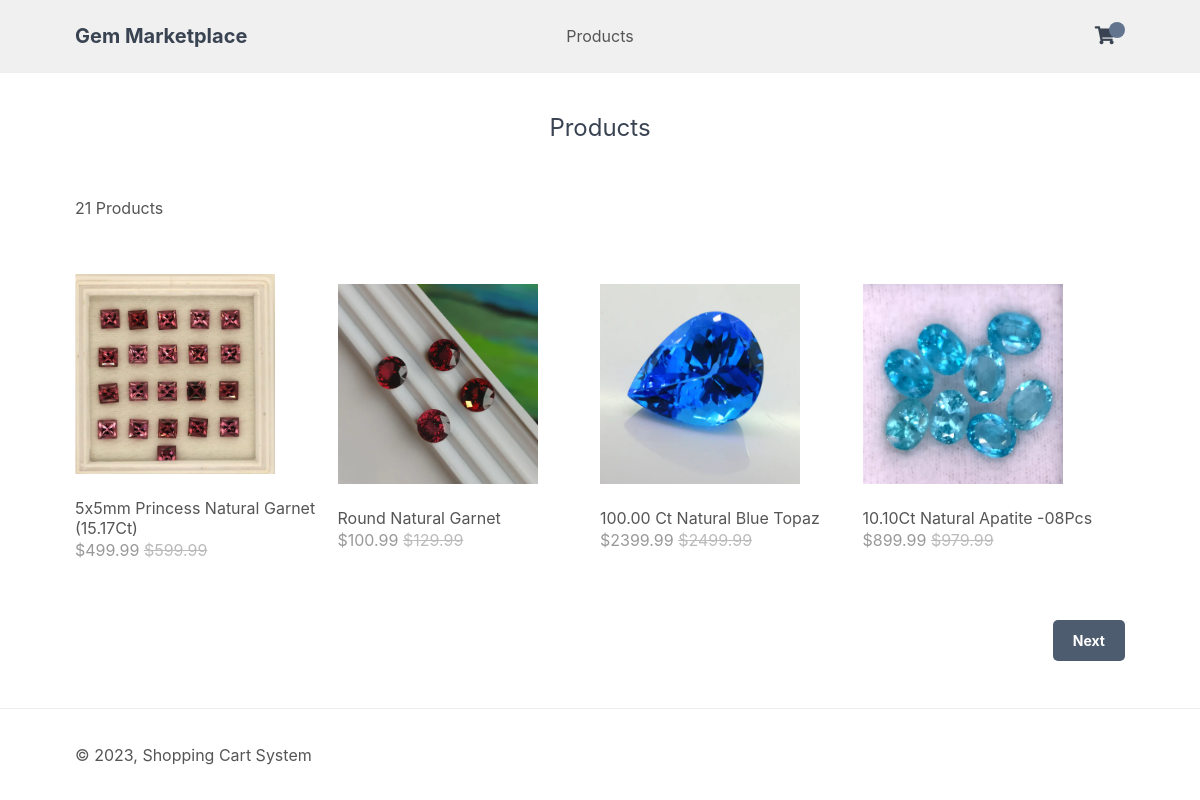
The app's page /cart/index.php?page=products (signed in) with its own data.
### tables this page shows
CREATE TABLE `products` (
  `id` int(11) NOT NULL,
  `name` varchar(200) NOT NULL,
  `desc` text NOT NULL,
  `price` decimal(7,2) NOT NULL,
  `rrp` decimal(7,2) NOT NULL DEFAULT '0.00',
  `quantity` int(11) NOT NULL,
  `img` text NOT NULL,
  `date_added` datetime NOT NULL DEFAULT CURRENT_TIMESTAMP
);

### www/cart/index.php (called while the page is built, shortened)
<?php
include 'functions.php';
$page = isset($_GET['page']) && file_exists($_GET['page'] . '.php') ? $_GET['page'] : 'home';
include $page . '.php';
?>

### www/cart/products.php (the view, shortened to what this page needs)
<?php
$num_products_on_each_page = 4;
$current_page = isset($_GET['p']) && is_numeric($_GET['p']) ? (int)$_GET['p'] : 1;
$mysqli = new mysqli('db', 'gem', 'gem', 'gemshop');
$offset = ($current_page - 1) * $num_products_on_each_page;
$query = "SELECT * FROM products ORDER BY date_added DESC LIMIT $offset, $num_products_on_each_page";
$result = $mysqli->query($query);
if ($result) {
    $products = $result->fetch_all(MYSQLI_ASSOC);
} else {
    echo "Error: " . $mysqli->error;
}
$total_products = $mysqli->query('SELECT * FROM products')->num_rows;
?>
<?=template_header('Products')?>
<div class="products content-wrapper">
    <h1>Products</h1>
    <p><?=$total_products?> Products</p>
    <div class="products-wrapper">
        <?php foreach ($products as $product): ?>
        <a href="index.php?page=product&id=<?=$product['id']?>" class="product">
            <img src="imgs/<?=$product['img']?>" width="200" height="200" alt="<?=$product['name']?>">
            <span class="name"><?=$product['name']?></span>
            <span class="price">
                &dollar;<?=$product['price']?>
                <?php if ($product['rrp'] > 0): ?>
                <span class="rrp">&dollar;<?=$product['rrp']?></span>
                <?php endif; ?>
            </span>
        </a>
        <?php endforeach; ?>
    </div>
    <div class="buttons">
        <?php if ($total_products > ($current_page * $num_products_on_each_page) - $num_products_on_each_page + count($products)): ?>
        <a href="index.php?page=products&p=<?=$current_page+1?>">Next</a>
        <?php endif; ?>
    </div>
</div>
<?=template_footer()?>

### www/cart/style.css (style rules this page uses)
* { box-sizing: border-box; font-family: -apple-system, BlinkMacSystemFont, "segoe ui", roboto, oxygen, ubuntu, cantarell, "fira sans", "droid sans", "helvetica neue", Arial, sans-serif; font-size: 16px; -webkit-font-smoothing: antialiased; -moz-osx-font-smoothing: grayscale; }
html { height: 100%; }
body { position: relative; min-height: 100%; color: #555555; background-color: #FFFFFF; margin: 0; padding-bottom: 100px; }
h1, h2, h3, h4, h5 { color: #394352; }
.content-wrapper { width: 1050px; margin: 0 auto; }
main .recentlyadded .products, main .products .products-wrapper { display: flex; flex-wrap: wrap; align-items: center; justify-content: space-between; padding: 40px 0 0 0; }
main .recentlyadded .products .product, main .products .products-wrapper .product { display: block; overflow: hidden; text-decoration: none; width: 25%; padding-bottom: 60px; }
main .recentlyadded .products .product img, main .products .products-wrapper .product img { transform: scale(1); transition: transform 1s; }
main .recentlyadded .products .product .name, main .products .products-wrapper .product .name { display: block; color: #555555; padding: 20px 0 2px 0; }
main .recentlyadded .products .product .price, main .products .products-wrapper .product .price { display: block; color: #999999; }
main .recentlyadded .products .product .rrp, main .products .products-wrapper .product .rrp { color: #BBBBBB; text-decoration: line-through; }
main > .products h1 { display: block; font-weight: normal; margin: 0; padding: 40px 0; font-size: 24px; text-align: center; width: 100%; }
main > .products .buttons { text-align: right; padding-bottom: 40px; }
main > .products .buttons a { display: inline-block; text-decoration: none; margin-left: 5px; padding: 12px 20px; border: 0; background: #4e5c70; color: #FFFFFF; font-size: 14px; font-weight: bold; border-radius: 5px; }

### records on screen
products: img+name (picture), name "5x5mm Princess Natural Garnet (15.17Ct)", price "499.99", rrp "599.99"
products: img (picture), name "Round Natural Garnet", price "100.99", rrp "129.99"
products: img (picture), name "100.00 Ct Natural Blue Topaz", price "2399.99", rrp "2499.99"
products: img+name (picture), name "10.10Ct Natural Apatite -08Pcs", price "899.99", rrp "979.99"

### other values on screen
$total_products "21"
